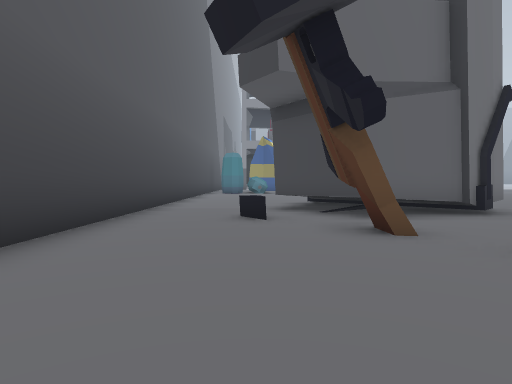
[1] (above)

24 first-person views from a walk through a 3-D level made in the Unity game engine. The camera is 1.3 m above the floor, tilts 2° down and sees 75° across. The floor is counted in squares, 2 m on a side. Each view is taken from the middle of a square. On the plan, view 1 faces up. The plan holds only what a view shows up to about 10 squares ahead; the rest is blank. The place goes on beyond the plan. The player character is not drawn.

[2]
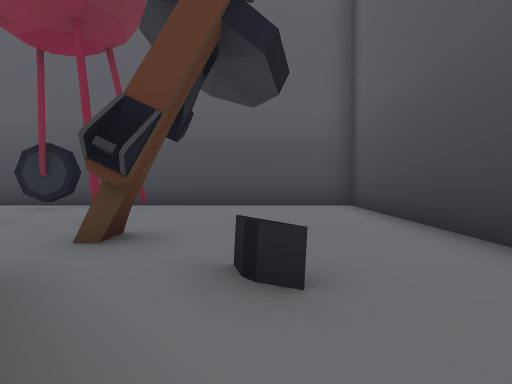

[3]
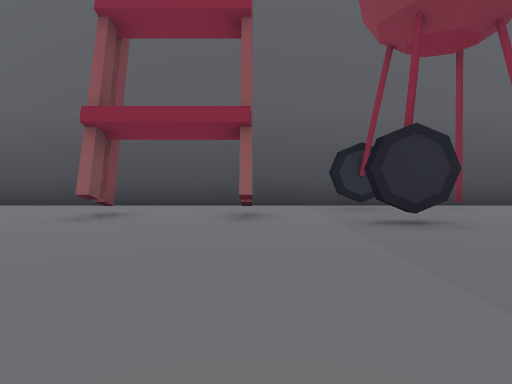

[4]
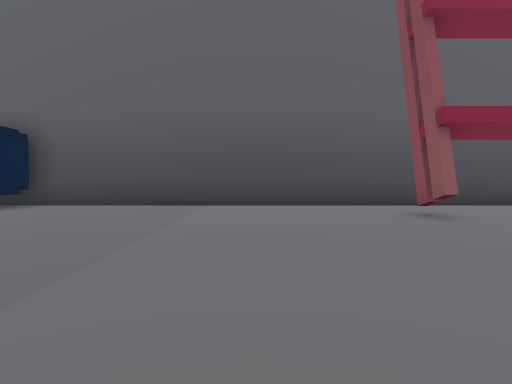

[5]
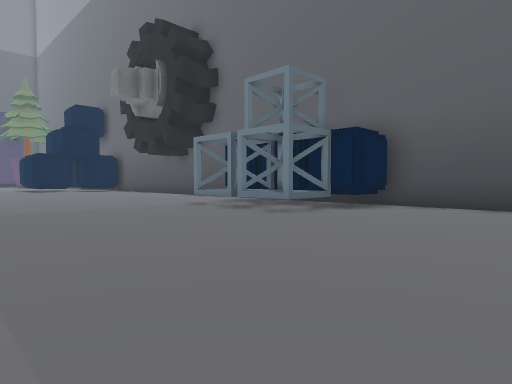

[6]
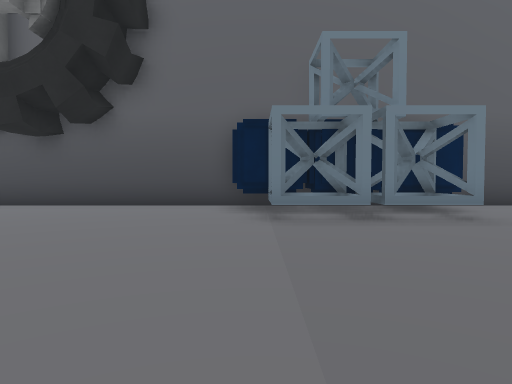

[7]
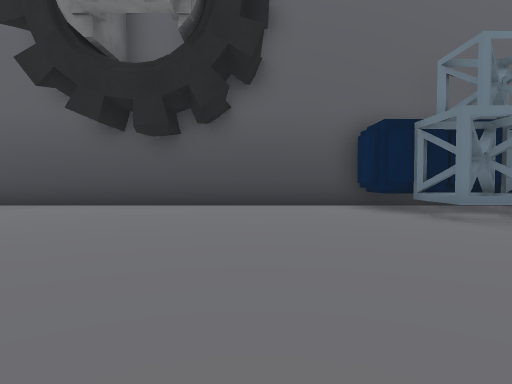

[8]
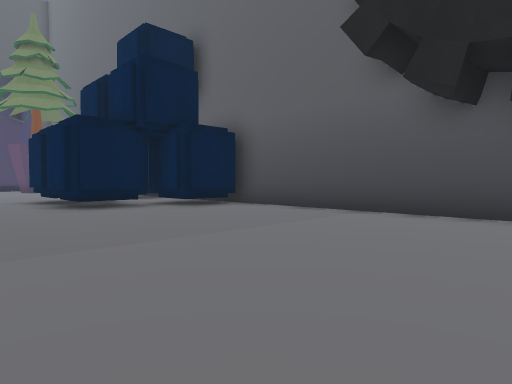

[9]
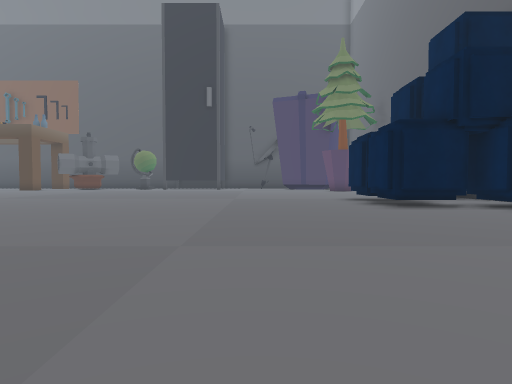

[10]
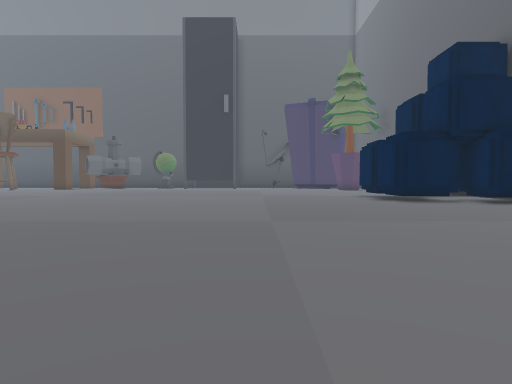

[11]
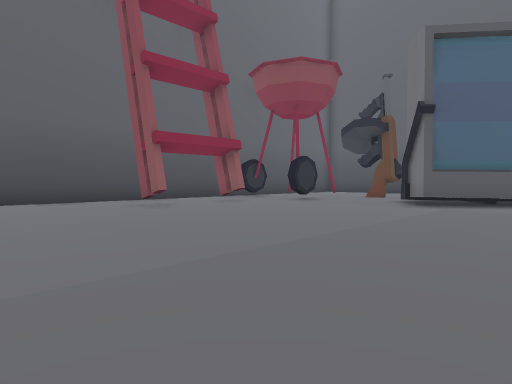

[12]
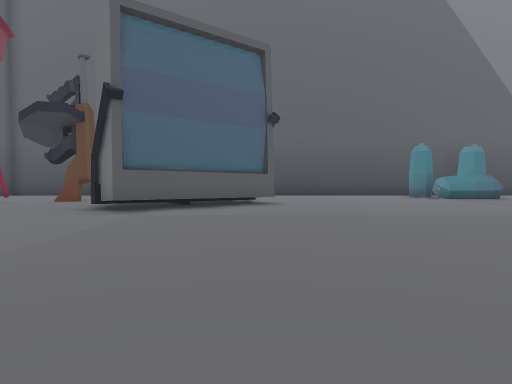

[13]
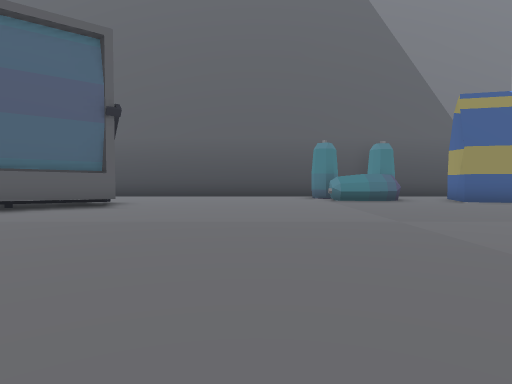

[14]
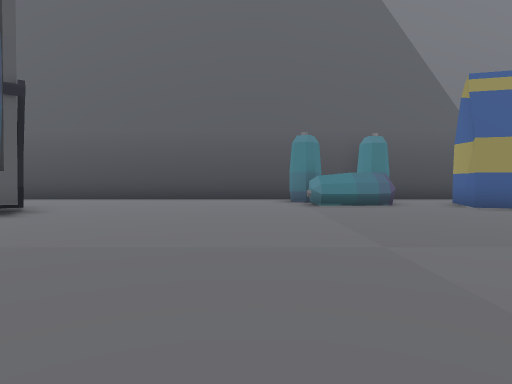

[15]
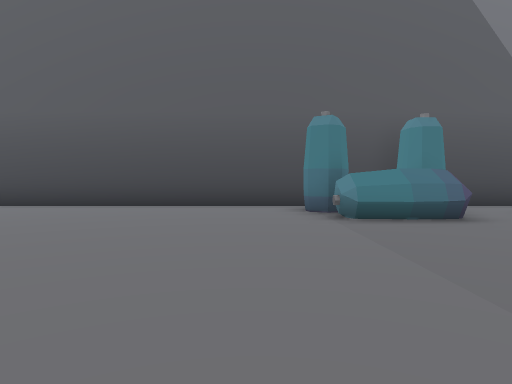

[16]
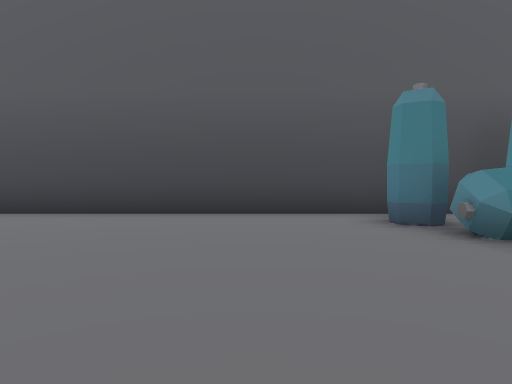

[17]
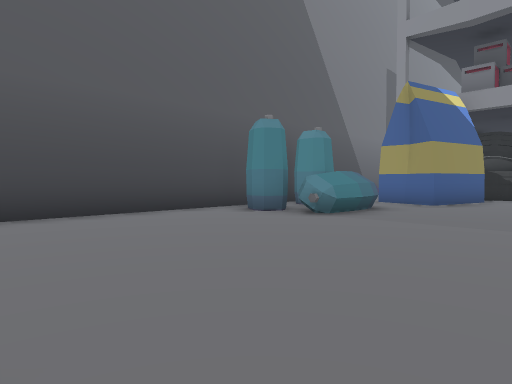

[18]
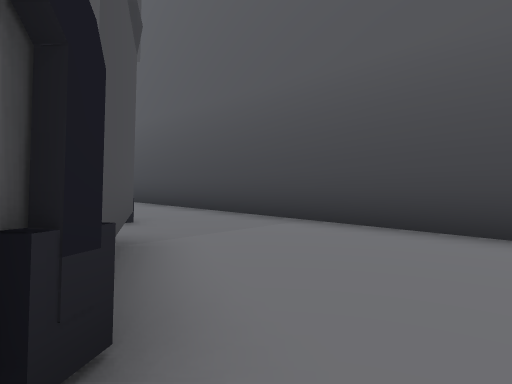

[19]
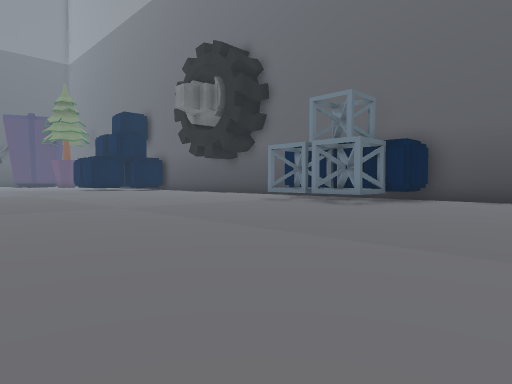

[20]
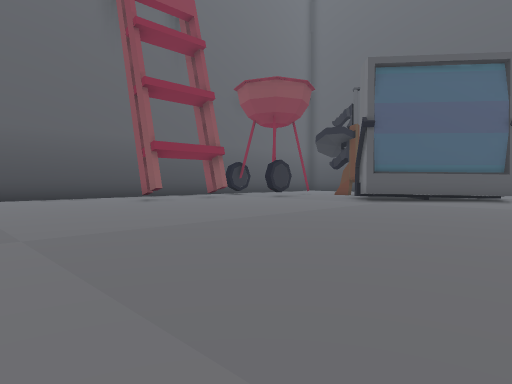

[21]
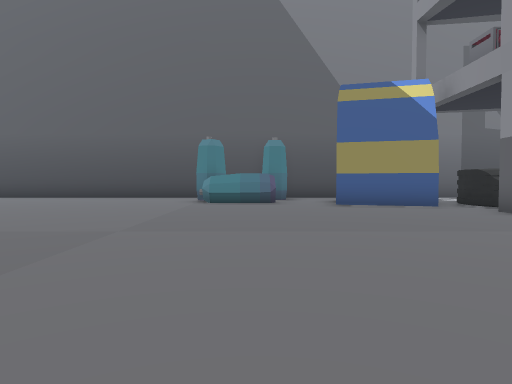

[22]
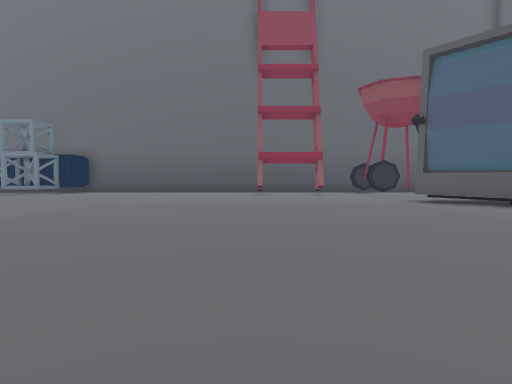

[23]
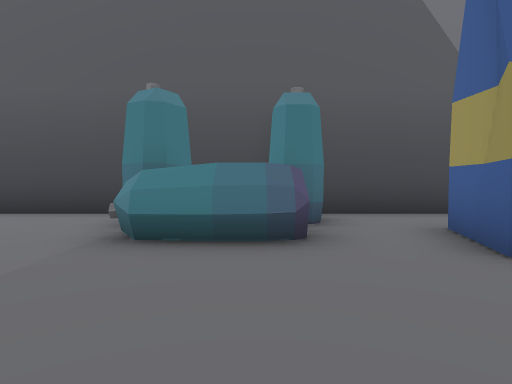

[24]
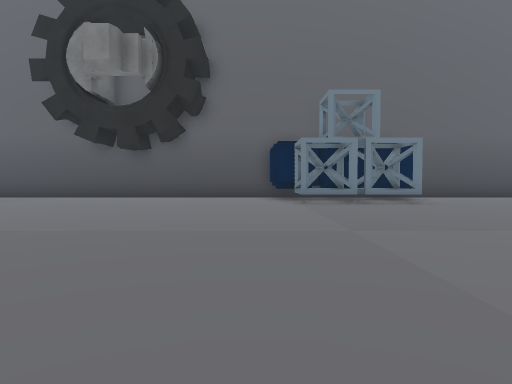

### Floor plan
Points are (right, up) in squares from view 1. A wall is a line through its corners. A room is listed if a view was taken in it or the views show most of it. See-through windows are left out.
Room 1 (view 1)
walls: (1.5, 4) (1.4, 4.5); (1.7, 4) (1.2, 4) (1.2, 5.1); (-2.5, 4.4) (-2.5, -0.6) (3.5, -0.6)
low walls: (1.9, 3.9) (1.5, 4); (0.2, 5.5) (-0.3, 6)
ways out: opening at (-1.5, 5.5) to room 2; opening at (3.5, 2.5) to room 2; opening at (4.5, 0) to room 2; gap at (4, 1) to room 2
Room 2 (views 2, 3, 4, 5, 6, 7, 8, 9, 10, 11, 12, 13, 14, 15, 16, 17, 18, 19, 20, 21, 22, 23, 24)
walls: (19.4, 2.7) (20.9, 2.7); (21.2, 2.7) (22.7, 2.7); (20.5, 1.7) (21.2, 1.1) (21.2, 2.8) (22, 2) (22.7, 2.8) (22.7, 1) (23.3, 1); (22.2, 1.8) (22.8, 1.2); (19.4, 1.2) (19.9, 1.8); (21.1, 1.2) (21.7, 1.8); (19.4, 1.1) (19.4, 2.8) (20.2, 2) (20.9, 2.8) (20.9, 2); (23.5, 1) (23.5, -0.4); (18.8, -0.2) (18.8, 1) (22.5, 1); (18.6, -0.4) (18.6, 1); (21.5, -0.6) (35.6, -0.6); (9.9, 2.6) (9.9, 1.4); (9.7, 1.4) (9.7, 2.6); (4.2, 6.4) (2.2, 5.9); (2.7, 10.6) (5.3, 7.1) (4.1, 6.3); (2.6, 8.9) (4.6, 6.3); (4, 3.1) (5.4, 3.1); (35, 1.2) (36.8, 1.2); (1.4, 9.7) (1.8, 10) (2.5, 9); (35.9, 1.9) (35.9, 3.8) (37.8, 3.8); (1.8, 5.9) (0.4, 7.6) (1.3, 9.1); (35, -0.4) (35, 1.5) (36.9, 1.5); (35.3, -0.2) (35.3, 1.5); (4.1, 0.2) (4.1, 0.6) (5.2, 0.6) (5.2, 0.3); (1.4, 4.5) (1.8, 4.5); (38.2, 3.4) (38.2, 3.8) (39.5, 3.8); (0.3, 16.4) (-0.2, 16.4); (0.5, 17.6) (0.4, 16.4); (0.6, 18.2) (0.6, 17.5); (1.2, 20.1) (0.4, 20.5); (0.5, 18.6) (0.6, 18.1); (3.5, -0.6) (20.5, -0.6); (1.9, 22.5) (1.2, 20.2) (-0.5, 20.6); (-0.5, 16.6) (-0.8, 16.1) (-1.2, 16); (0.5, 20.4) (-0.5, 20.5); (-2.5, 15.6) (-2.5, 4.4)
low walls: (23.3, 1) (23.3, -0.3); (4.1, 6.3) (3.3, 7.4); (2.4, 8.5) (1.8, 9.4); (36.1, 2) (36.1, 3.5); (0.5, 16.6) (0.3, 16.4); (-0.3, 6) (0.1, 5.8)
ways out: opening at (-1.5, 5.5) to room 1; opening at (3.5, 2.5) to room 1; opening at (4.5, 0) to room 1; gap at (4, 1) to room 1; opening at (-1, 20) to room 3; opening at (-2, 16) to room 4
Room 3 (no view inside)
walls: (-2.5, 21.8) (-2.5, 19.1)
ways out: opening at (-1, 20) to room 2; gap at (-2, 19) to room 4
Room 4 (no view inside)
walls: (-1.2, 17) (-0.5, 16.6); (-1.2, 16) (-1.6, 16.3); (-1.1, 18.2) (-1.6, 18.2); (-2.5, 19.1) (-2.5, 15.6)
ways out: opening at (-2, 16) to room 2; gap at (-2, 19) to room 3

Where each view was taken, in squares from view 1:
view 1: 0 up, 0 right, facing up
view 2: 8 up, 0 right, facing down
view 3: 8 up, 7 right, facing down
view 4: 8 up, 13 right, facing down
view 5: 8 up, 15 right, facing down-right
view 6: 8 up, 23 right, facing down
view 7: 8 up, 26 right, facing down
view 8: 6 up, 28 right, facing down-right
view 9: 7 up, 28 right, facing right
view 10: 8 up, 26 right, facing right
view 11: 10 up, 14 right, facing down-left
view 12: 10 up, 12 right, facing left
view 13: 14 up, 11 right, facing left
view 14: 15 up, 9 right, facing left
view 15: 15 up, 6 right, facing left
view 16: 14 up, 4 right, facing left
view 17: 11 up, 4 right, facing up-left
view 18: 11 up, 2 right, facing down-left
view 19: 11 up, 15 right, facing down-right
view 20: 12 up, 15 right, facing down-left
view 21: 18 up, 10 right, facing left
view 22: 17 up, 10 right, facing down
view 23: 18 up, 4 right, facing left
view 24: 12 up, 24 right, facing down
